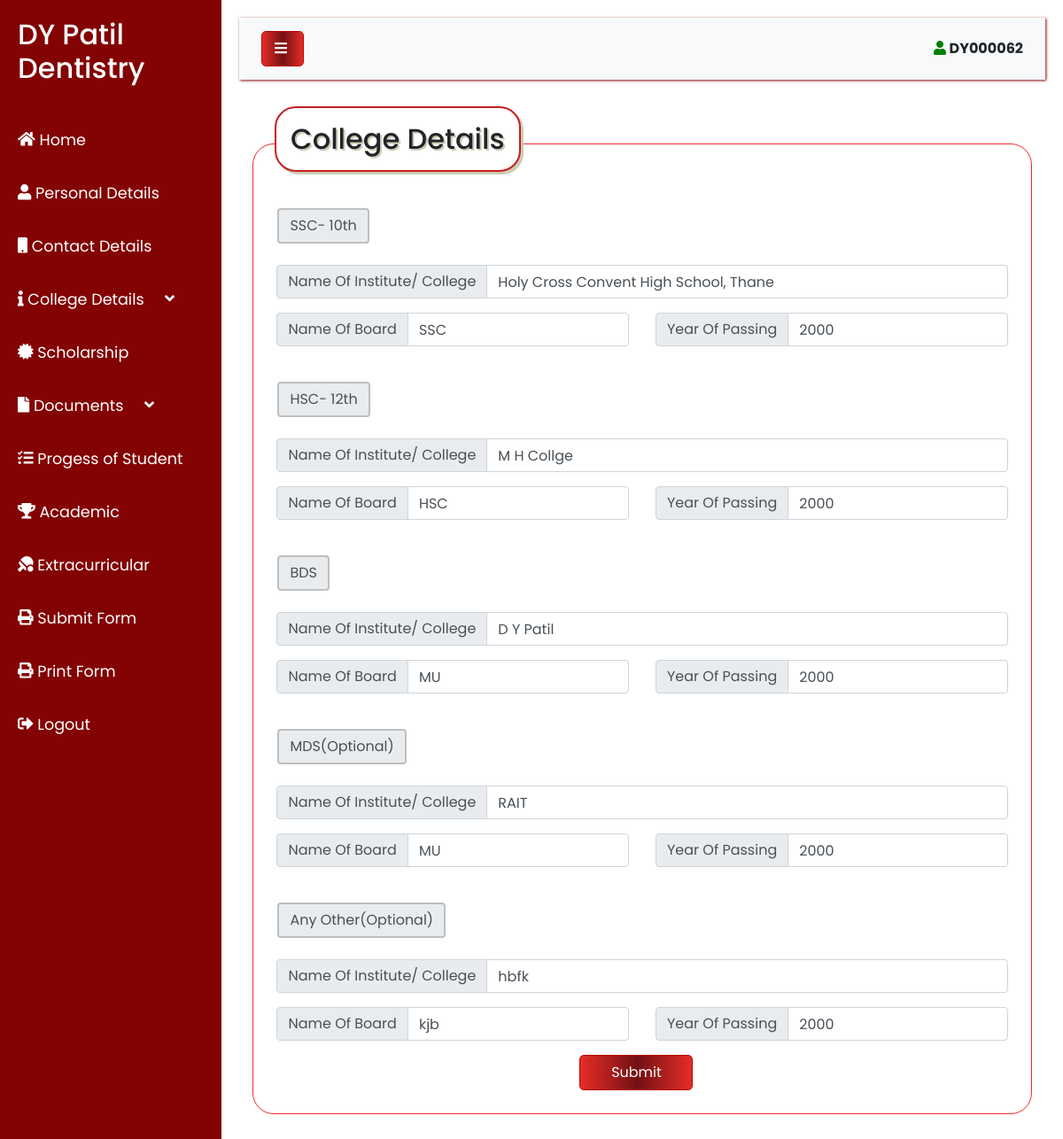
Page /clg_details_fellowship.php (signed in) on the committed database.
### tables this page shows
CREATE TABLE `college_fellowship` (
  `EMAIL_ID` varchar(50) NOT NULL,
  `ID` varchar(255) DEFAULT NULL,
  `NAME_COLLEGE_10` varchar(255) DEFAULT NULL,
  `NAME_BOARD_10` varchar(255) DEFAULT NULL,
  `YEAR_10` int(4) DEFAULT NULL,
  `NAME_COLLEGE_12` varchar(255) DEFAULT NULL,
  `NAME_BOARD_12` varchar(255) DEFAULT NULL,
  `YEAR_12` int(4) DEFAULT NULL,
  `NAME_COLLEGE_BDS` varchar(255) DEFAULT NULL,
  `NAME_BOARD_BDS` varchar(255) DEFAULT NULL,
  `YEAR_BDS` int(4) DEFAULT NULL,
  `NAME_COLLEGE_MDS` varchar(255) DEFAULT NULL,
  `NAME_BOARD_MDS` varchar(255) DEFAULT NULL,
  `YEAR_MDS` int(4) DEFAULT NULL,
  `NAME_COLLEGE_OTHER` varchar(255) DEFAULT NULL,
  `NAME_BOARD_OTHER` varchar(255) DEFAULT NULL,
  `YEAR_OTHER` int(4) DEFAULT NULL
);

### clg_details_fellowship.php (the view, shortened to what this page needs)
<?php
    $id = $_SESSION['id'];
    $dbServername = "localhost";
$dbUsername = "root";
$dbPassword = "";
$dbName = "medical";
$conn = mysqli_connect($dbServername,$dbUsername,$dbPassword,$dbName);
            $sql    = "SELECT * FROM college_fellowship WHERE ID='$id'";
            $result = mysqli_query($conn,$sql) ;
            $row = mysqli_fetch_array($result);
?>
<!DOCTYPE html>
<html>
<head>
    <link rel="stylesheet" href="https://stackpath.bootstrapcdn.com/bootstrap/4.1.0/css/bootstrap.min.css">
    <link rel="stylesheet" href="style4.css">
</head>
<body>
    <div class="wrapper">
        <nav id="sidebar">
        <div class="sanskruti" style="height:1000px;">
            <div class="sidebar-header">
                <h2>DY Patil Dentistry</h2>
            </div>
            <ul class="list-unstyled components">
                <li class="active" title="Home">
                    <a href="home.php" class="sidebar-header" style="height:60px;">
                        <span class="fas fa-home"></span>
                        <span id="hide">Home</span>
                    </a>
                </li>
                <li title="Personal Details">
                    <a href="personal_details.php" class="sidebar-header" style="height:60px;" >
                     <span class="fas fa-user fa"></span>
                        <span id="hide">Personal Details</span>
                    </a>
                </li>
                <li title="Contact Details">
                    <a href="contact_details.php" class="sidebar-header" style="height:60px;">
                        <span class="fas fa-mobile fa"></span>
                       <span id="hide">Contact Details</span>
                    </a>
                </li>
                <li title="College Details" >
                    <a href="#pageSubmenu" style="height:60px;" data-toggle="collapse" aria-expanded="false" class="sidebar-header" class="dropdown-toggle">
                    <span class="fa fa-info fa"></span>
                        <span id="hide">College Details &nbsp;&nbsp;&nbsp;&nbsp;</span><div class="fas fa-angle-down"></div>
                    </a>
                </li>
                <li title="Scholarship">
                    <a href="scholarship.php" class="sidebar-header" style="height:60px;">
                        <span class="fas fa-certificate fa"></span>
                        <span id="hide">Scholarship</span>
                    </a>
                </li>
                <li title="Documents">
                    <a href="#homeSubmenu" style="height:60px;" data-toggle="collapse" aria-expanded="false" class="sidebar-header" class="dropdown-toggle">
                    <span class="fa fa-file fa"></span>
                        <span id="hide">Documents &nbsp;&nbsp;&nbsp;&nbsp;</span><div class="fas fa-angle-down"></div>
                    </a>
                </li>
                <li title="Progress of Student">
                    <a href="progress_student.php" class="sidebar-header" style="height:60px;">
                        <span class="fas fa-tasks fa">    </span>
                        <span id="hide">Progess of Student</span>
                    </a>
                </li>
<li title="Academic Achievement">
                    <a href="academic_achievement.php" class="sidebar-header" style="height:60px;">
                        <span class="fas fa-trophy fa">    </span>
                        <span id="hide">Academic</span>
                    </a>
                </li>
<li title="Extracurricular Activities">
                    <a href="extracurricular.php" class="sidebar-header" style="height:60px;" >
                     <span class="fas fa-table-tennis"></span>
                        <span id="hide">Extracurricular</span>
                    </a>
                </li>
                <li title="Submit Form">
                    <a href="submit_form.php" class="sidebar-header" style="height:60px;" >
                     <span class="fas fa-print"></span>
                        <span id="hide">Submit Form</span>
                    </a>
                </li>
                <li title="Print Form">
                    <a href="print_submit.php" class="sidebar-header" style="height:60px;" >
                     <span class="fas fa-print"></span>
                        <span id="hide">Print Form</span>
                    </a>
                </li>
                <li title="Logout">
                    <a href="logout.php" class="sidebar-header" style="height:60px;">
                        <span class="fas fa-sign-out-alt">    </span>
                        <span id="hide">Logout</span>
                    </a>
                </li>
            </ul>
         </div>
        </nav>
        <div id="content" style="height:1500px;">
            <nav class="navbar navbar-expand-lg navbar-light bg-light">
                <div class="container-fluid">
                    <button type="button" id="sidebarCollapse" class="sidebtn" style="width:3rem">
                        <i class="fas fa-bars"></i>
                    </button>
                    <div id="enroll"><span class="fas fa-user" style="color:green;"></span><b> <?php echo $id; ?></b></div>
                </div>
            </nav>
            <div class="d-flex justify-content-center">
<div class="container" style="margin-top:2rem;">
  <div class="row">
  <h1 id="box">College Details</h1>
  </div>
  <form style="border:1px solid #f52929;border-radius:1.5rem;padding:3%;padding-top:3rem;" method="POST" action="college_fellowship.php">
    <br>
  <div class="row">
        <h5 class="input-group-text" id="inputGroup-sizing-default" style="margin-left:1rem; border:solid 2px #bfbfbf;">SSC- 10th</h5>
      </div>
      <br>
      <div class="row">
         <div class="col-sm-12">
            <div class="input-group mb-3">
            <div class="input-group-prepend">
            <span class="input-group-text" id="inputGroup-sizing-default">Name Of Institute/ College</span>
            </div>
            <input type="text"  class="form-control" aria-label="Sizing example input" aria-describedby="inputGroup-sizing-default" name="name_college_10" value="<?php echo $row['NAME_COLLEGE_10']; ?>" required>
            </div>
         </div>
      </div>
      <div class="row">
         <div class="col-sm-6">
            <div class="input-group mb-3">
            <div class="input-group-prepend">
            <span class="input-group-text" id="inputGroup-sizing-default">Name Of Board</span>
            </div>
            <input type="text"  class="form-control" aria-label="Sizing example input" aria-describedby="inputGroup-sizing-default" name="name_board_10" value="<?php echo $row['NAME_BOARD_10']; ?>" required>
            </div>
         </div>
          <div class="col-sm-6">
          <div class="input-group mb-3">
          <div class="input-group-prepend">
          <span class="input-group-text" id="inputGroup-sizing-default">Year Of Passing</span>
          </div>
          <input type="number" min="2000" max="2050" class="form-control" aria-label="Sizing example input" aria-describedby="inputGroup-sizing-default" name="year_10" value="<?php echo $row['YEAR_10']; ?>" required>
          </div>
          </div>
     </div>
     <br>
     <div class="row">
         <h5 class="input-group-text" id="inputGroup-sizing-default" style="margin-left:1rem; border:solid 2px #bfbfbf;">HSC- 12th</h5>
     </div>
    <br>
     <div class="row">
          <div class="col-sm-12">
          <div class="input-group mb-3">
          <div class="input-group-prepend">
          <span class="input-group-text" id="inputGroup-sizing-default">Name Of Institute/ College</span>
          </div>
          <input type="text" class="form-control" aria-label="Sizing example input" aria-describedby="inputGroup-sizing-default" name="name_college_12" value="<?php echo $row['NAME_COLLEGE_12']; ?>" required>
          </div>
          </div>
     </div>
     <div class="row">
          <div class="col-sm-6">
            <div class="input-group mb-3">
            <div class="input-group-prepend">
            <span class="input-group-text" id="inputGroup-sizing-default">Name Of Board</span>
            </div>
            <input type="text"  class="form-control" aria-label="Sizing example input" aria-describedby="inputGroup-sizing-default" name="name_board_12" value="<?php echo $row['NAME_BOARD_12']; ?>" required>
            </div>
         </div>
          <div class="col-sm-6">
          <div class="input-group mb-3">
          <div class="input-group-prepend">
          <span class="input-group-text" id="inputGroup-sizing-default">Year Of Passing</span>
          </div>
          <input type="number" min="2000" max="2050" class="form-control" aria-label="Sizing example input" aria-describedby="inputGroup-sizing-default" name="year_12" value="<?php echo $row['YEAR_12']; ?>" required>
          </div>
          </div>
     </div>
     <br>
     <div class="row">
         <h5 class="input-group-text" id="inputGroup-sizing-default" style="margin-left:1rem; border:solid 2px #bfbfbf;">BDS</h5>
     </div>
     <br>
     <div class="row">
          <div class="col-sm-12">
          <div class="input-group mb-3">
          <div class="input-group-prepend">
          <span class="input-group-text" id="inputGroup-sizing-default">Name Of Institute/ College</span>
          </div>
          <input type="text" class="form-control" aria-label="Sizing example input" aria-describedby="inputGroup-sizing-default" name="name_college_bds" value="<?php echo $row['NAME_COLLEGE_BDS']; ?>" required>
          </div>
          </div>
     </div>
     <div class="row">
          <div class="col-sm-6">
            <div class="input-group mb-3">
            <div class="input-group-prepend">
            <span class="input-group-text" id="inputGroup-sizing-default">Name Of Board</span>
            </div>
            <input type="text"  class="form-control" aria-label="Sizing example input" aria-describedby="inputGroup-sizing-default" name="name_board_bds" value="<?php echo $row['NAME_BOARD_BDS']; ?>" required>
            </div>
         </div>
          <div class="col-sm-6">
          <div class="input-group mb-3">
          <div class="input-group-prepend">
          <span class="input-group-text" id="inputGroup-sizing-default">Year Of Passing</span>
          </div>
          <input type="number" min="2000" max="2050" class="form-control" aria-label="Sizing example input" aria-describedby="inputGroup-sizing-default" name="year_bds" value="<?php echo $row['YEAR_BDS']; ?>" required>
          </div>
          </div>
     </div><br>
     <div class="row">
         <h5 class="input-group-text" id="inputGroup-sizing-default" style="margin-left:1rem; border:solid 2px #bfbfbf;">MDS(Optional)</h5>
     </div>
     <br>
     <div class="row">
          <div class="col-sm-12">
          <div class="input-group mb-3">
          <div class="input-group-prepend">
          <span class="input-group-text" id="inputGroup-sizing-default">Name Of Institute/ College</span>
          </div>
          <input type="text" class="form-control" aria-label="Sizing example input" aria-describedby="inputGroup-sizing-default" name="name_college_mds" value="<?php echo $row['NAME_COLLEGE_MDS']; ?>" >
          </div>
          </div>
     </div>
     <div class="row">
          <div class="col-sm-6">
            <div class="input-group mb-3">
            <div class="input-group-prepend">
            <span class="input-group-text" id="inputGroup-sizing-default">Name Of Board</span>
            </div>
            <input type="text"  class="form-control" aria-label="Sizing example input" aria-describedby="inputGroup-sizing-default" name="name_board_mds" value="<?php echo $row['NAME_BOARD_MDS']; ?>" >
            </div>
         </div>
          <div class="col-sm-6">
          <div class="input-group mb-3">
          <div class="input-group-prepend">
          <span class="input-group-text" id="inputGroup-sizing-default">Year Of Passing</span>
          </div>
          <input type="number" min="2000" max="2050" class="form-control" aria-label="Sizing example input" aria-describedby="inputGroup-sizing-default" name="year_mds" value="<?php echo $row['YEAR_MDS']; ?>" >
          </div>
          </div>
     </div><br>
     <div class="row">
         <h5 class="input-group-text" id="inputGroup-sizing-default" style="margin-left:1rem; border:solid 2px #bfbfbf;">Any Other(Optional)</h5>
     </div>
     <br>
     <div class="row">
          <div class="col-sm-12">
          <div class="input-group mb-3">
          <div class="input-group-prepend">
          <span class="input-group-text" id="inputGroup-sizing-default">Name Of Institute/ College</span>
          </div>
          <input type="text" class="form-control" aria-label="Sizing example input" aria-describedby="inputGroup-sizing-default" name="name_college_other" value="<?php echo $row['NAME_COLLEGE_OTHER']; ?>" >
          </div>
          </div>
     </div>
     <div class="row">
          <div class="col-sm-6">
            <div class="input-group mb-3">
            <div class="input-group-prepend">
            <span class="input-group-text" id="inputGroup-sizing-default">Name Of Board</span>
            </div>
            <input type="text"  class="form-control" aria-label="Sizing example input" aria-describedby="inputGroup-sizing-default" name="name_board_other" value="<?php echo $row['NAME_BOARD_OTHER']; ?>" >
            </div>
         </div>
          <div class="col-sm-6">
          <div class="input-group mb-3">
          <div class="input-group-prepend">
          <span class="input-group-text" id="inputGroup-sizing-default">Year Of Passing</span>
          </div>
          <input type="number" min="2000" max="2050" class="form-control" aria-label="Sizing example input" aria-describedby="inputGroup-sizing-default" name="year_other" value="<?php echo $row['YEAR_OTHER']; ?>" >
          </div>
          </div>
     </div>
     <div class="row">
     <div class="col-sm"></div>
     <div class="col-sm"></div>
     <div class="col-sm">
     <button type="submit" name="submit"  value="Submit" class="btn" onclick="alert('Successfully submitted')">Submit</button></div>
     <div class="col-sm"></div>
     <div class="col-sm"></div>
     </div>
</form>
</div>
</div>
</div>
</div>
</body>
</html>

### style4.css (style rules this page uses)
body { font-family: 'Poppins', sans-serif; background: #fff }
a, a:hover, a:focus { color: inherit; text-decoration: none; transition: all 0.3s; }
.navbar { padding: 15px 10px; background: #fff; border: none; border-radius: 0; margin-bottom: 40px; box-shadow: 1px 1px 3px #830202 }
i, span { display: inline-block; }
.wrapper { display: flex; align-items: stretch; }
#sidebar { min-width: 250px; max-width: 250px; background: #830202; color: #fff; transition: all 0.3s; }
#sidebar ul li a { text-align: left; }
#sidebar .sidebar-header { padding: 20px; background: #830202; }
#sidebar ul li a { padding: 10px; font-size: 1.1em; display: block; }
a[data-toggle="collapse"] { position: relative; }
a[aria-expanded="false"]::before, a[aria-expanded="true"]::before { content: '\e259'; display: none; position: absolute; right: 20px; font-family: 'Glyphicons Halflings'; font-size: 0.6em; }
#content { width: 100%; padding: 20px; min-height: 100vh; transition: all 0.3s; }

### clg_details_fellowship.php (style rules this page uses)
@media screen and (min-width:500px) { #box { padding: 1rem; font-size: 2rem; font-family: 'Poppins', sans-serif; text-shadow:2px 2px #ccccb3; border:solid 2px #c81e1e; border-radius:1.5rem; box-shadow:3px 3px #ccccb3; margin-left:2.5rem; position:absolute; top:7.5rem; background:#ffffff; } }
button.btn, button.sidebtn { background-image: linear-gradient(to right, #e52d27 0%, #731013 51%, #e52d27 100%); border:solid 1px #b90505; border-radius:5px;color:#ffffff; width:8rem; height:2.5rem }

### rows in the picture
college_fellowship: name_college_10 "Holy Cross Convent High School, Thane", name_board_10 "SSC", year_10 "2000", name_college_12 "M H Collge", name_board_12 "HSC", year_12 "2000", name_college_bds "D Y Patil", name_board_bds "MU", year_bds "2000", name_college_mds "RAIT", name_board_mds "MU", year_mds "2000", name_college_other "hbfk", name_board_other "kjb", year_other "2000"

### other values in the picture
$id "DY000062"
